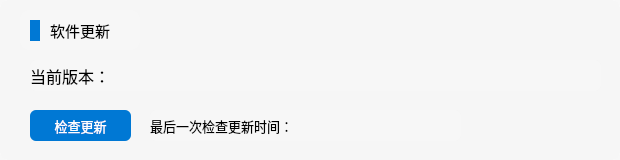
           <widget class="QWidget" name="UpdaterWidget" native="true">
            <property name="minimumSize">
             <size>
              <width>620</width>
              <height>160</height>
             </size>
            </property>
            <property name="maximumSize">
             <size>
              <width>620</width>
              <height>160</height>
             </size>
            </property>
            <property name="styleSheet">
             <string notr="true">QWidget
{
	border-radius: 7px;
	background-color: rgba(247, 247, 247, 247)
}</string>
            </property>
            <widget class="QWidget" name="UpdaterTitle" native="true">
             <property name="geometry">
              <rect>
               <x>20</x>
               <y>10</y>
               <width>120</width>
               <height>40</height>
              </rect>
             </property>
             <property name="minimumSize">
              <size>
               <width>120</width>
               <height>40</height>
              </size>
             </property>
             <property name="styleSheet">
              <string notr="true">QWidget
{
	background-color: rgb(247, 247, 247);
	border-radius: 10px
}</string>
             </property>
             <widget class="QLabel" name="UpdaterWidgetTitleLabel">
              <property name="geometry">
               <rect>
                <x>30</x>
                <y>10</y>
                <width>81</width>
                <height>21</height>
               </rect>
              </property>
              <property name="font">
               <font>
                <family>Microsoft YaHei UI</family>
                <pointsize>11</pointsize>
               </font>
              </property>
              <property name="text">
               <string>软件更新</string>
              </property>
             </widget>
             <widget class="QLabel" name="UpdaterWidgetBlue">
              <property name="geometry">
               <rect>
                <x>10</x>
                <y>10</y>
                <width>10</width>
                <height>21</height>
               </rect>
              </property>
              <property name="font">
               <font>
                <family>Microsoft YaHei UI</family>
                <pointsize>12</pointsize>
               </font>
              </property>
              <property name="cursor">
               <cursorShape>ArrowCursor</cursorShape>
              </property>
              <property name="autoFillBackground">
               <bool>false</bool>
              </property>
              <property name="styleSheet">
               <string notr="true">QLabel
{
	background-color: rgb(0, 120, 212);
	border-radius: 10px
}</string>
              </property>
              <property name="text">
               <string/>
              </property>
             </widget>
            </widget>
            <widget class="QLabel" name="CurrentVersionLabel">
             <property name="geometry">
              <rect>
               <x>30</x>
               <y>60</y>
               <width>571</width>
               <height>31</height>
              </rect>
             </property>
             <property name="font">
              <font>
               <family>Microsoft YaHei UI</family>
               <pointsize>12</pointsize>
              </font>
             </property>
             <property name="text">
              <string>当前版本：</string>
             </property>
            </widget>
            <widget class="QLabel" name="LastUpdateTime">
             <property name="geometry">
              <rect>
               <x>150</x>
               <y>110</y>
               <width>311</width>
               <height>31</height>
              </rect>
             </property>
             <property name="font">
              <font>
               <family>Microsoft YaHei UI</family>
               <pointsize>10</pointsize>
              </font>
             </property>
             <property name="text">
              <string>最后一次检查更新时间：</string>
             </property>
            </widget>
            <widget class="QPushButton" name="UpdatePushButton">
             <property name="geometry">
              <rect>
               <x>30</x>
               <y>110</y>
               <width>101</width>
               <height>31</height>
              </rect>
             </property>
             <property name="font">
              <font>
               <family>Microsoft YaHei UI</family>
               <pointsize>10</pointsize>
              </font>
             </property>
             <property name="cursor">
              <cursorShape>PointingHandCursor</cursorShape>
             </property>
             <property name="styleSheet">
              <string notr="true">QPushButton
{
	background-color: rgb(0, 120, 212);
	border-radius: 6px;
	color: rgb(255, 255, 255);
}
QPushButton:hover
{
    background-color: rgb(0, 110, 212);
	border-radius: 6px;
    color: rgb(255, 255, 255);
}
QPushButton:pressed
{
    background-color: rgb(0, 100, 212);
	border-radius: 6px;
    color: rgb(255, 255, 255);
}</string>
             </property>
             <property name="text">
              <string>检查更新</string>
             </property>
             <property name="flat">
              <bool>false</bool>
             </property>
            </widget>
           </widget>
